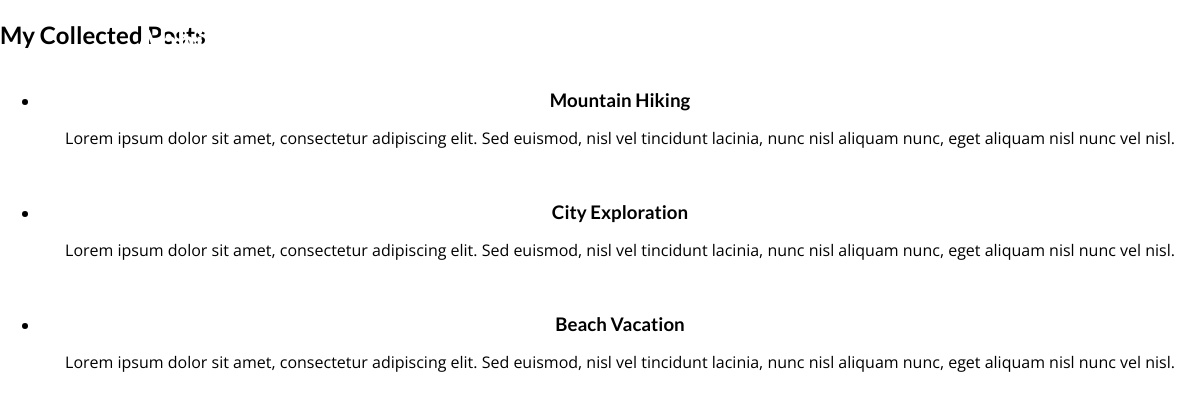
Page /posts on the earlier database version.
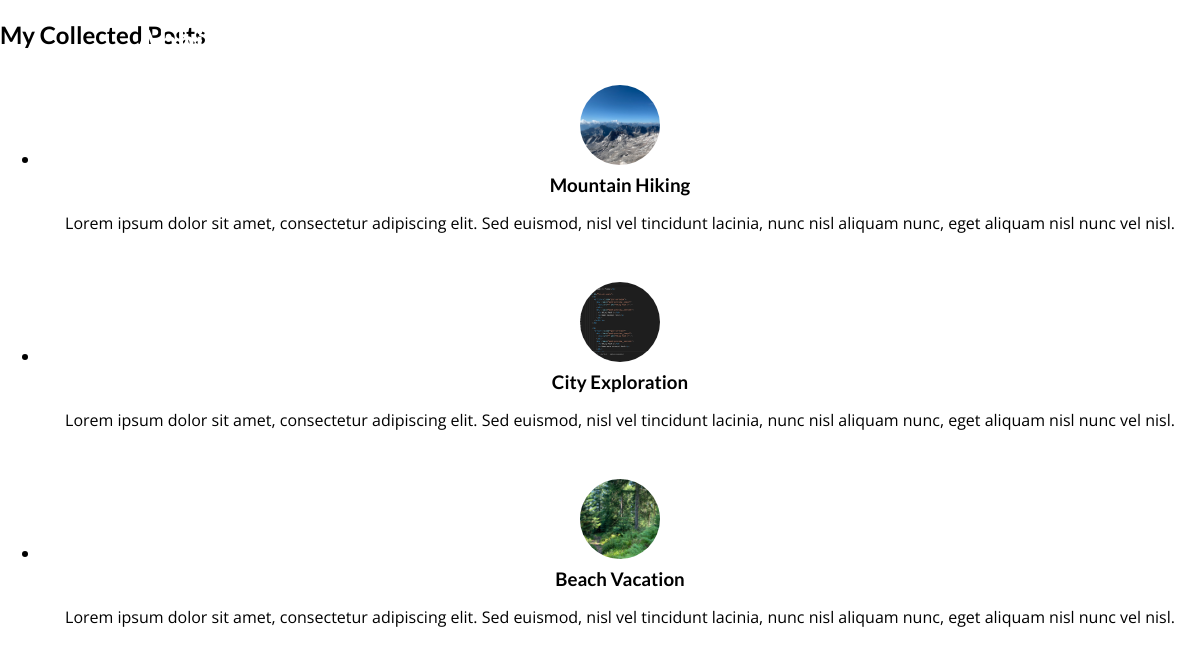
Same page on the later database version.
### blog/models.py (models this page shows, shortened)
class Post(models.Model):
    title = models.CharField(max_length=150)
    excerpt = models.CharField(max_length=200)
    image = models.ImageField(upload_to="posts", null=True)
    date = models.DateField(auto_now=True)
    slug = models.SlugField(unique=True, db_index=True)
    content = models.TextField(validators=[MinLengthValidator(10)])
    author = models.ForeignKey(Author, on_delete=models.SET_NULL, null=True, related_name="posts")
    tags = models.ManyToManyField(Tag)

### blog/views.py (the view)
# urls.py: path("posts", views.AllPostsView.as_view(), name="posts-page"),
class AllPostsView(ListView):
    template_name = "blog/all-posts.html"
    model = Post
    ordering = ["-date"]
    context_object_name = "all_posts"

### blog/templates/blog/all-posts.html (shortened to what this page needs)
{% extends "base.html" %}
{% load static %}
{% block css_files %}
    <link rel="stylesheet" href="{% static 'blog/post.css' %}"/>
    <link rel="stylesheet" href="{% static 'blog/index.css' %}"/>
{% endblock %}
{% block content %}
    <section id="all-posts">
        <h2>My Collected Posts</h2>
        <ul>
            {%for post in all_posts%}
            {% include "blog/includes/post.html" %}
            {%endfor%}
        </ul>
    </section>
{% endblock %}

### blog/templates/blog/includes/post.html
{% load static %}
<li>
    <article class="post">
        <a href="{% url 'post-detail-page' post.slug  %}">
            {% if post.image %}
                <img src="{{ post.image.url }}" alt="{{ post.title }}">
            {% endif %}
            <div class="post__content">
                <h3>{{post.title}}</h3>
                <p>{{post.excerpt}}</p>
            </div>
        </a>
    </article>
</li>

Differences in the rows shown:
changed Post "Mountain Hiking": image: picture added
changed Post "City Exploration": image: picture added
changed Post "Beach Vacation": image: picture added
